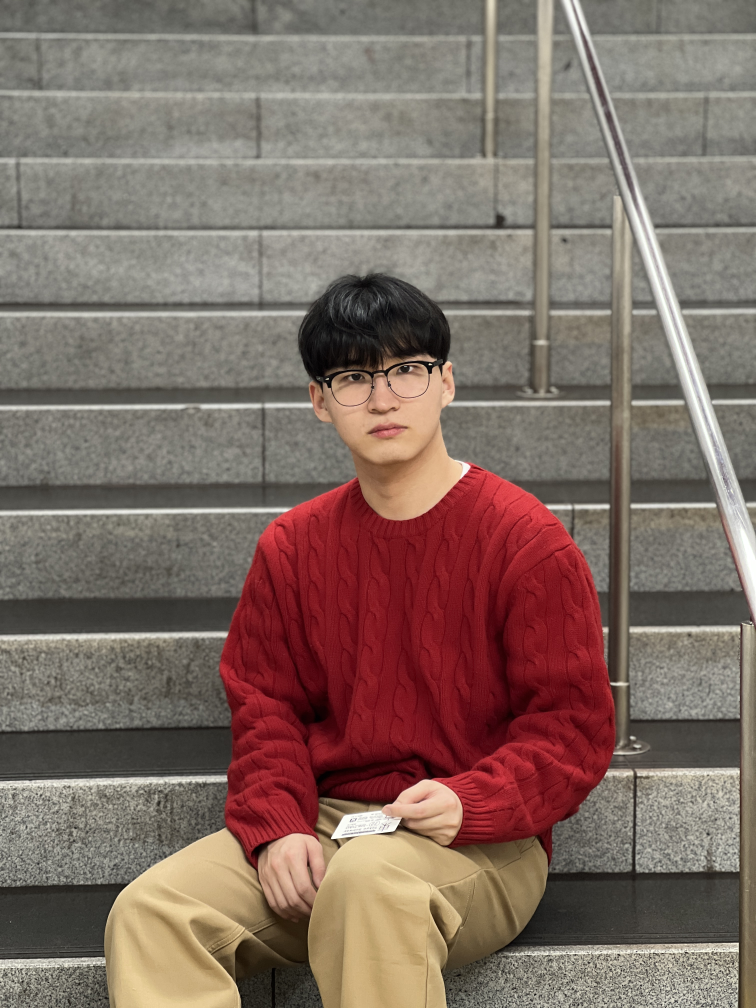
#> input picture Exploration/Ex04/images/me.jpg, 3024 x 4032 px, found by its file name (shown at 1/4 size)
$ jupyter execute --allow-errors Ex_04.ipynb
#> lines starting #> are read from the running program, lines starting #| are printed output that depends on the picture
## EX 04: Portrait Mode 구현
---

## Step 1 인물모드 직접 해 보기

### 1-1. 이미지 불러오기

[cell 1]
#라이브러리 불러오기

import os

import urllib

import cv2

import numpy as np

from pixellib.semantic import semantic_segmentation

from matplotlib import pyplot as plt

[cell 2]
#이미지 불러오기

#os.getenv()통해 홈 디렉토리 가져오고, 이후 공통적인 경로 더해주기
img_dir = os.getenv('HOME')+'/aiffel/Ex04/images'

#os.path.join이용해서 각 이미지 경로 만들어 주기
img_path_me = os.path.join(img_dir, "me.jpg")
img_path_cat = os.path.join(img_dir, "cat.jpg")
img_path_bg = os.path.join(img_dir, "bg.jpg")

me = cv2.imread(img_path_me)
#> me is the input picture: shape (4032, 3024, 3); mean B, G, R 100.6, 109.4, 129.3
cat = cv2.imread(img_path_cat)
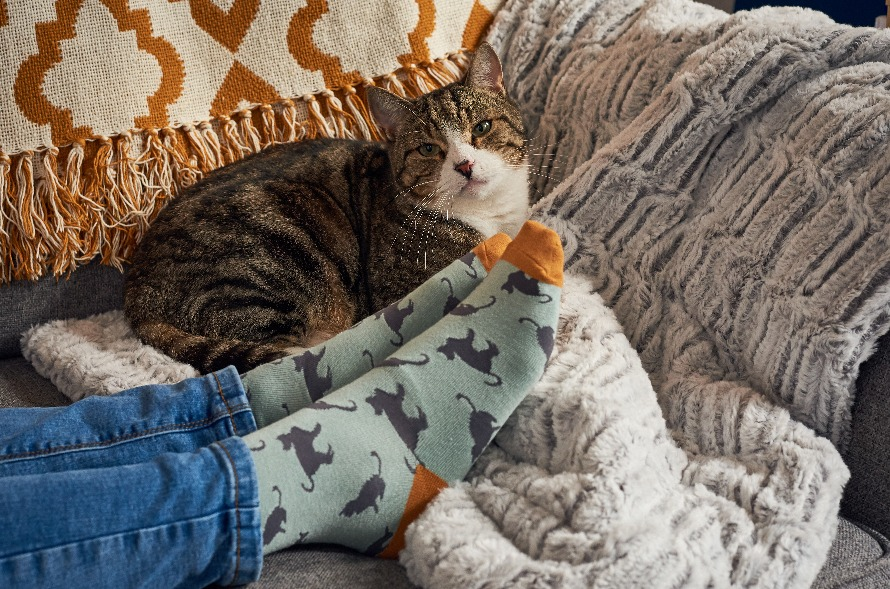
#> input picture Exploration/Ex04/images/cat.jpg, 890 x 589 px, found by its file name
#> cat is the input picture: shape (589, 890, 3); mean B, G, R 101, 109.1, 118.2
bg = cv2.imread(img_path_bg)
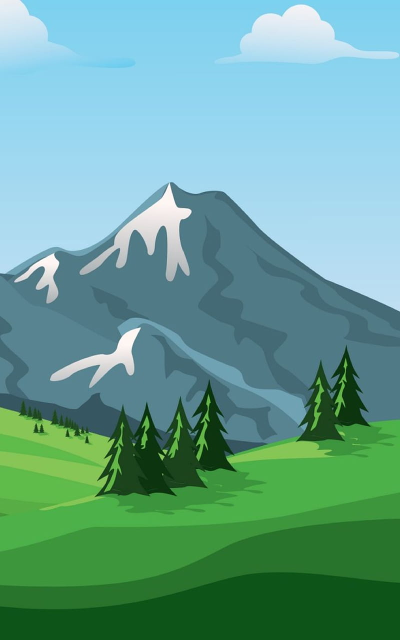
#> input picture Exploration/Ex04/images/bg.jpg, 800 x 1279 px, found by its file name (shown at 1/2 size)
#> bg is the input picture: shape (1279, 800, 3); mean B, G, R 146.9, 161.7, 102

[cell 3]
# 1행 3열의 서브 플롯 생성
fig, axes = plt.subplots(1, 3, figsize=(15, 5))

#BGR에서 RGB로 채널 변경하고 출력하기
axes[0].imshow(cv2.cvtColor(me, cv2.COLOR_BGR2RGB))
axes[0].set_title("Me")
axes[0].axis("off")  # 축 제거

axes[1].imshow(cv2.cvtColor(cat, cv2.COLOR_BGR2RGB))
axes[1].set_title("Cat")
axes[1].axis("off")

axes[2].imshow(cv2.cvtColor(bg, cv2.COLOR_BGR2RGB))
axes[2].set_title("Background")
axes[2].axis("off")

plt.show()
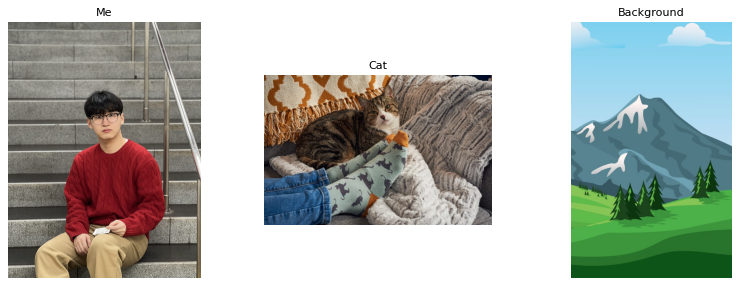
#> figure drawn by matplotlib, 3 panels

### 1-2. 모델 다운로드 후 불러오기

[cell 4]
# 모델 경로 설정하기
model_dir = os.getenv('HOME')+'/aiffel/Ex04/models'
model_file = os.path.join(model_dir, 'deeplabv3_xception_tf_dim_ordering_tf_kernels.h5')


# PixelLib가 제공하는 모델의 url
model_url = 'https://github.com/ayoolaolafenwa/PixelLib/releases/download/1.1/deeplabv3_xception_tf_dim_ordering_tf_kernels.h5'


# 모델 다운로드
urllib.request.urlretrieve(model_url, model_file) # urllib 패키지 내에 있는 request 모듈의 urlretrieve 함수를 이용해서 model_url에 있는 파일을 다운로드 해서 model_file 파일명으로 저장
#> (this line was passed over: the network is not available in this run)

### 1-3. 세그멘테이션 모델 생성

#> (a cell that did not finish here is left out)

### 1-4. 모델에 이미지 입력

#> (a cell that did not finish here is left out)

[cell 7]
# 1행 2열의 서브 플롯 생성
fig, axes = plt.subplots(1, 2, figsize=(10, 5))

#BGR에서 RGB로 채널 변경하고 출력하기
#> (the rest of this cell did not finish here and is left out)

### 1-5. 마스크 만들기

[cell 8]
#pascalvoc dataset의 label들
LABEL_NAMES = ['background', 'aeroplane', 'bicycle', 'bird', 'boat', 'bottle', 'bus',
'car', 'cat', 'chair', 'cow', 'diningtable', 'dog', 'horse', 'motorbike','person', 'pottedplant', 'sheep', 'sofa', 'train', 'tv'
]

[cell 9]
#cat과 사람의 lable 확인
print("Index 8:", LABEL_NAMES[8])
print("Index 15:", LABEL_NAMES[15])

#> (a cell that did not finish here is left out)

#> (a cell that did not finish here is left out)

[cell 12]
#컬러맵 만들기
colormap = np.zeros((256, 3), dtype = int)
ind = np.arange(256, dtype=int)

for shift in reversed(range(8)):
    for channel in range(3):
        colormap[:, channel] |= ((ind >> channel) & 1) << shift
    ind >>= 3

#cat과 person의 컬러맵 확인
print("Cat:",  colormap[8])
print("Person:", colormap[15])

[cell 13]
# 앞서 출력한 Person의 컬러맵 이용하기
seg_color_person = (128,128,192) # 색상순서 변경 - colormap의 배열은 RGB 순이며 output의 배열은 BGR 순서로 채널 배치가 되어 있어서

# output의 픽셀 별로 색상이 seg_color와 같다면 1(True), 다르다면 0(False)이 됩니다
# seg_color 값이 person을 값이 므로 사람이 있는 위치를 제외하고는 gray로 출력
# cmap 값을 변경하면 다른 색상으로 확인이 가능함
#> (the rest of this cell did not finish here and is left out)

[cell 14]
# 앞서 출력한 cat의 컬러맵 이용하기
seg_color_cat = (0,0,64) # 색상순서 변경

#> (the rest of this cell did not finish here and is left out)

[cell 15]
# 원본이미지를 img_show에 할당한뒤 이미지 사람이 있는 위치와 배경을 분리해서 표현한 color_mask 를 만든뒤 두 이미지를 합쳐서 출력
img_show = me.copy()

# True과 False인 값을 각각 255과 0으로 바꿔줍니다
#> (the rest of this cell did not finish here and is left out)

[cell 16]
# 같은 과정을 cat 이미지에도 적용
img_show_cat = cat.copy()

#> (the rest of this cell did not finish here and is left out)

### 1-6. 배경 흐리게 하기

[cell 17]
# 고해상도 이미지라 31*31로 블러
img_me_blur = cv2.blur(me, (31,31))
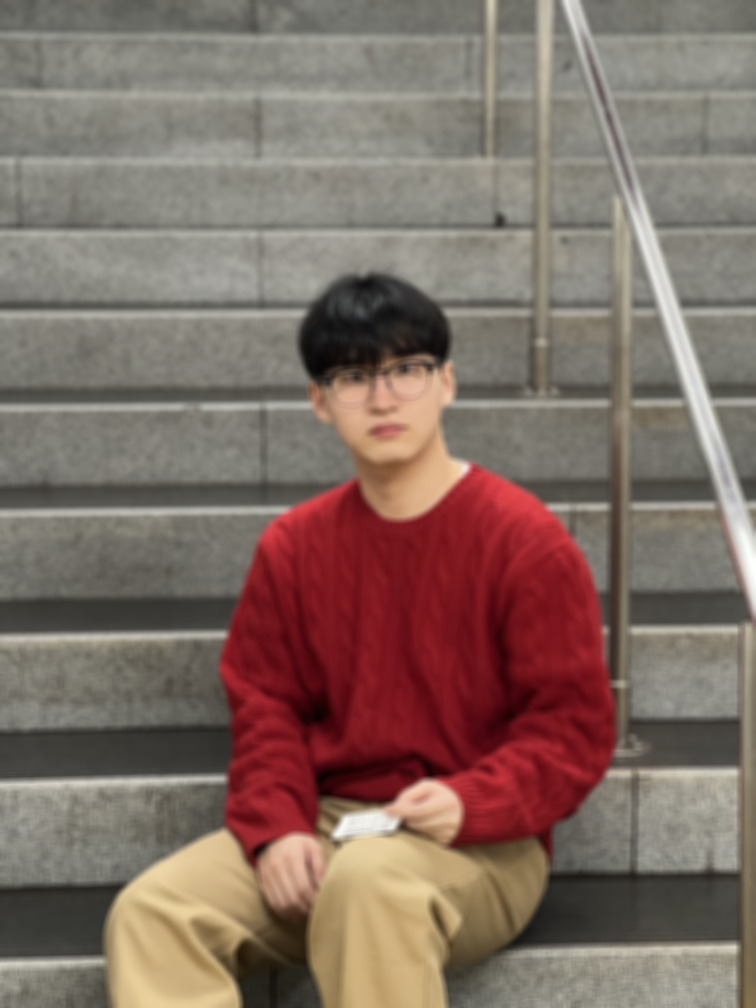
#> img_me_blur: shape (4032, 3024, 3) (shown at 1/4 size); mean B, G, R 100.6, 109.4, 129.3

# 블러한 이미지 출력
plt.imshow(cv2.cvtColor(img_me_blur, cv2.COLOR_BGR2RGB))
plt.show()

[cell 18]
# 상대적으로 저해상도라 13*13로 블러
img_cat_blur = cv2.blur(cat, (13,13))
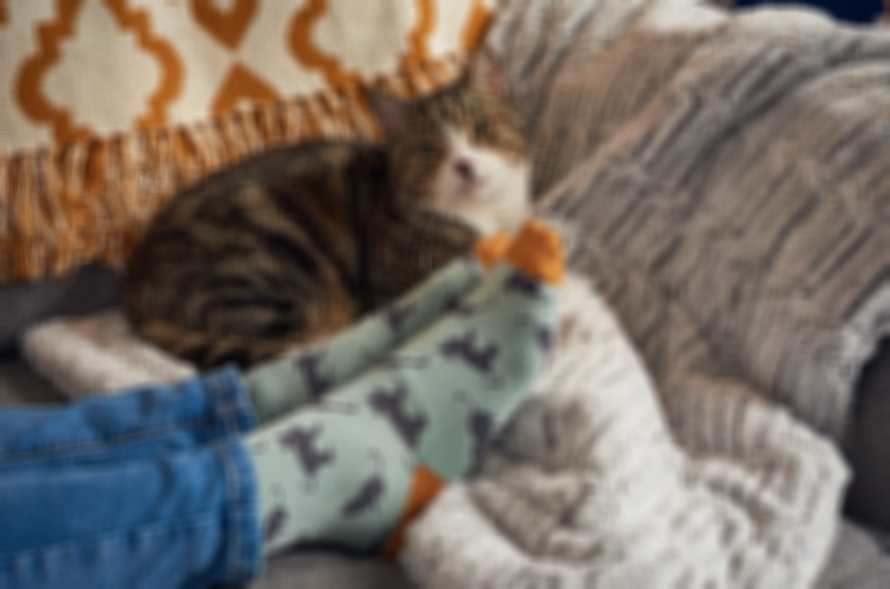
#> img_cat_blur: shape (589, 890, 3); mean B, G, R 101, 109.1, 118.2

# 블러한 이미지 출력
plt.imshow(cv2.cvtColor(img_cat_blur, cv2.COLOR_BGR2RGB))
plt.show()

### 1-7. 흐려진 이미지에서 배경만 추출하기

#> (a cell that did not finish here is left out)

#> (a cell that did not finish here is left out)

### 1-8. 배경과 인물 사진 합치기

#> (a cell that did not finish here is left out)

### 1-9. 크로마키 배경 합성
1. 배경이미지를 합성하고자하는 원본 이미지에 맞추어 해상도를 맞춰준다. cv2.resize() 이용
2. 이전에 만들어놓은 마스크를 이용하여, np.where() 을 통해 배경 합성

[cell 22]
# me의 해상도 가져오기
height, width = me.shape[:2]
#> height = 4032; width = 3024

# bg을 me의 크기로 변경
resized_bg = cv2.resize(bg, (width, height))
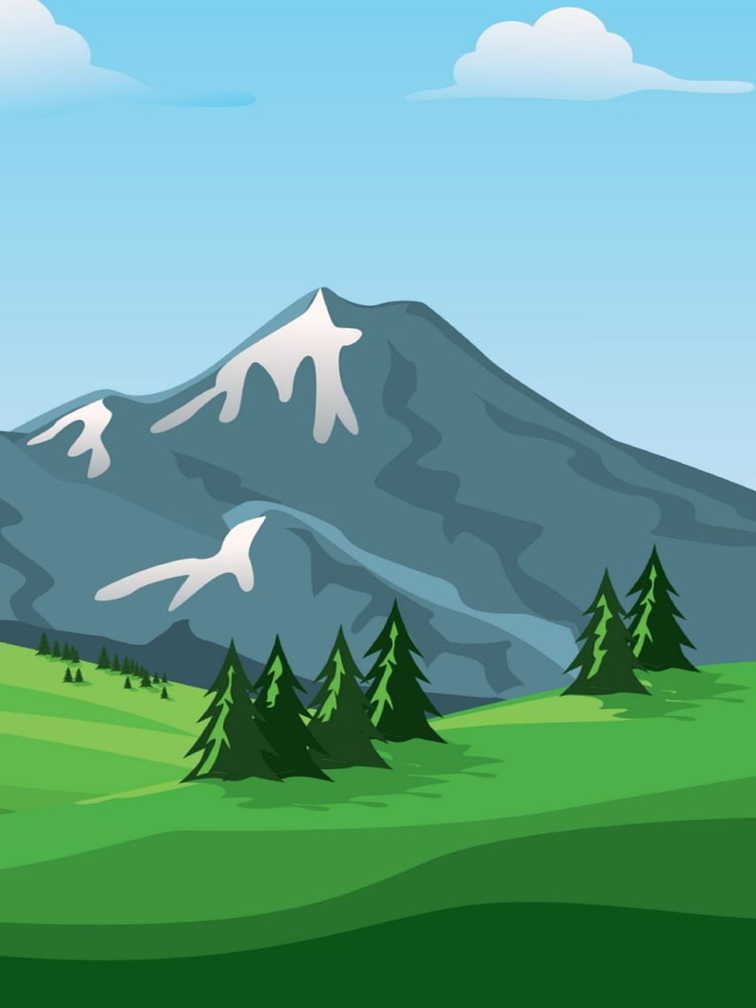
#> resized_bg: shape (4032, 3024, 3) (shown at 1/4 size); mean B, G, R 146.8, 161.7, 102
